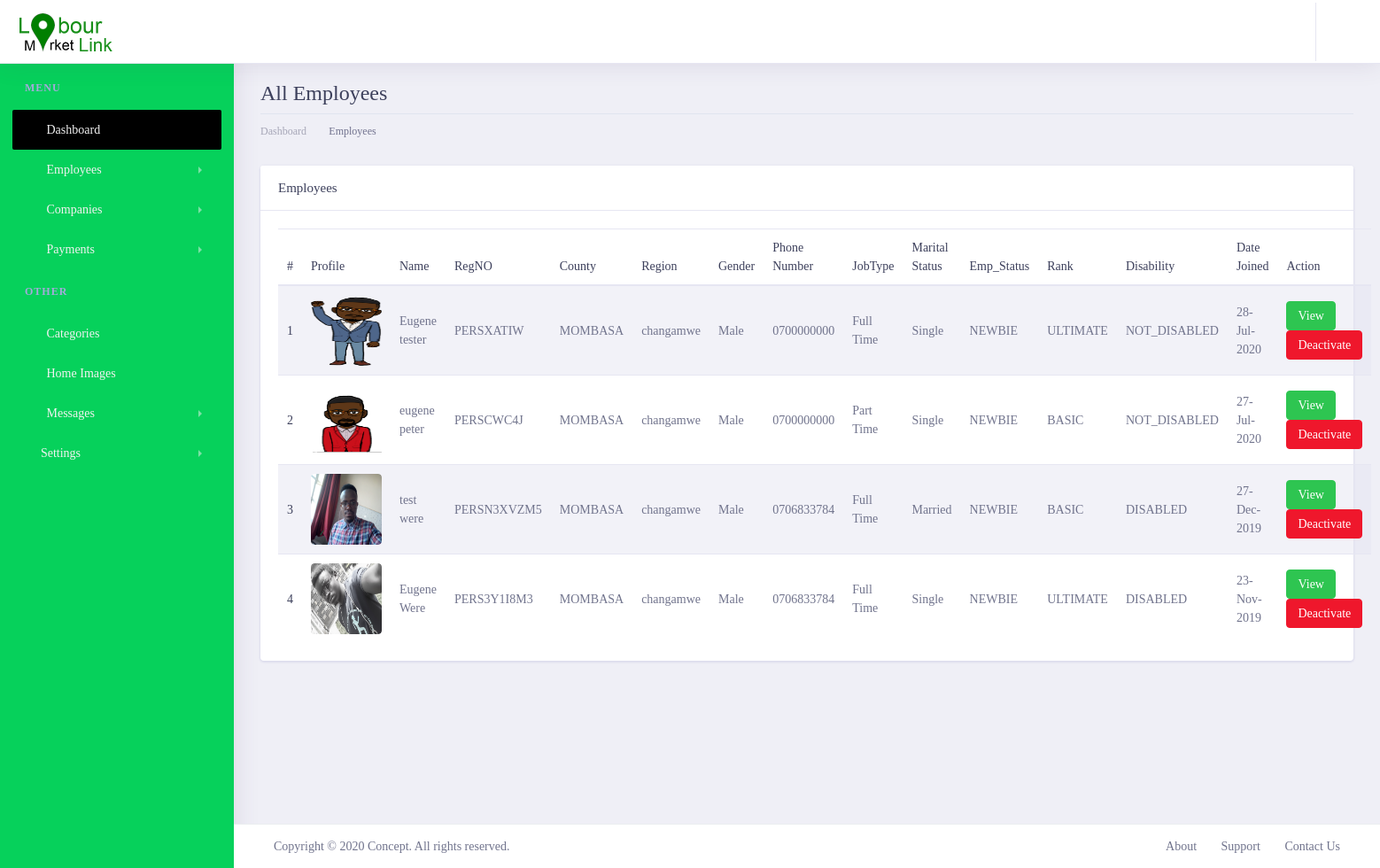
Page /lmladmin/allemployees/ (signed in) on the committed database.
### lmlappadmin/models.py (models this page shows, shortened)
class Customer(get_user_model()):
    profile_image = models.ImageField(max_length=200, upload_to='customerImages', null=True, blank=True)
    regpayment = models.ForeignKey(CustomerPayments, on_delete=models.CASCADE, null=True, blank=True)
    country = models.CharField(max_length=100,null=False, blank=False)
    county = models.ForeignKey(County, on_delete=models.CASCADE, null=False, blank=False)
    region = models.ForeignKey(Region, on_delete=models.CASCADE, null=False, blank=False)
    gender = models.CharField(max_length=100,null=False, blank=False)
    category = models.ForeignKey(Category, on_delete=models.CASCADE, max_length=200, null=False, blank=False)
    phone_number = models.CharField(max_length=20, null=False, blank=False)
    date_of_birth = models.DateField(default=datetime.datetime.now)
    landmark = models.CharField(max_length=100,null=True, blank=True)
    huduma_no = models.CharField(max_length=100,null=True, blank=True)
    job_type = models.CharField(max_length=200, null=False, blank=False)
    disability = models.TextField(null=True, blank=True)
    marital_status = models.CharField(max_length=100,null=True, blank=True)
    created_at = models.DateTimeField(auto_now_add=True)
    updated_at = models.DateTimeField(auto_now=True)
    biography = models.TextField()
    PERSONNEL_STATUS = {
        ('NEWBIE', 'Newbie'),
        ('REGISTERED_CONFIRMED', 'Registerd_confirmed'),
        ('DEACTIVATED', 'Deactivated'),
    }
    status = models.CharField(choices=PERSONNEL_STATUS, default='NEWBIE', max_length=200, null=False, blank=False)
    RANK_STATUS = {
        ('BASIC', 'Basic'),
        ('PREMIUM', 'Premium'),
        ('ULTIMATE', 'Ultimate'),
    }
    rank_status = models.CharField(choices=RANK_STATUS, default='BASIC', max_length=200, null=False, blank=False)
    DISABILITY_STATUS=[
        ('DISABLED','Disabled'),
        ('NOT_DISABLED','Not_Disabled')
    ]
    disability_status =models.CharField(choices=DISABILITY_STATUS, default='NOT_DISABLED', max_length=200, null=True, blank=False)
    class Meta:
        verbose_name = 'Customer'
        verbose_name_plural = 'Customers'
    @property
    def customer_reg_no(self):
        regno = CustomerRegNo.objects.filter(customer=self).first()
        if regno:
            return regno.personel_reg_no
        else:
            return 'NO_REGNO_ON_THIS_GUY'

class CustomerRegNo(models.Model):
    customer = models.ForeignKey(Customer, on_delete=models.CASCADE)
    personel_reg_no = models.CharField(max_length=100, null=False, blank=False, unique=True)
    created_at = models.DateTimeField(auto_now_add=True)
    updated_at = models.DateTimeField(auto_now=True)

class County(models.Model):
    county_number = models.IntegerField(null=False,blank=False)
    county = models.CharField(max_length=200,null=False,blank=False)
    created_at = models.DateTimeField(auto_now_add=True)
    updated_at = models.DateTimeField(auto_now=True)
    def __str__(self):
        return '%s' % (self.county)

class Region(models.Model):
    county_number = models.IntegerField(null=False,blank=False)
    region = models.CharField(max_length=200,null=False,blank=False)
    ward = models.CharField(max_length=200,null=False,blank=False)
    created_at = models.DateTimeField(auto_now_add=True)
    updated_at = models.DateTimeField(auto_now=True)
    def __str__(self):
        return '%s' % (self.region)

### lmlappadmin/views.py (the view)
# urls.py: path('allemployees/',views.employees, name='employees'),
@login_required()
def employees(request):
    employees = Customer.objects.order_by('-created_at')
    context = {
        'title': 'Employees',
        'customers': employees,
    }
    return render(request,'employee/allemployees.html', context)

### lmlapp/templatetags/call_methods.py (called while the page is built)
@register.filter(name='contactushome')
def comments(request):
    contactushome = ContactUsHome.objects.filter(status="UNREAD").order_by("-created_at")
    if contactushome is not None:
        return contactushome
    return False

@register.filter(name='contactushomecount')
def commentscount(request):
    contactushomecount = ContactUsHome.objects.count()
    if contactushomecount > 0:
        return contactushomecount
    return False

### lmlappadmin/templates/employee/allemployees.html
{% extends 'admin/layout.html' %}
{% load static %}
{% block content %}
       <div class="dashboard-wrapper ml-0">
            <div class="container-fluid  dashboard-content">
                <div class="row">
                    <div class="col-xl-12 col-lg-12 col-md-12 col-sm-12 col-12">
                        <div class="page-header">
                            <h2 class="pageheader-title"> All Employees</h2>
                            <div class="page-breadcrumb">
                                <nav aria-label="breadcrumb">
                                    <ol class="breadcrumb">
                                        <li class="breadcrumb-item"><a href="{% url 'LMLAdmin:home' %}" class="breadcrumb-link">Dashboard</a></li>
                                        <li class="breadcrumb-item active" aria-current="page">Employees</li>
                                    </ol>
                                </nav>
                            </div>
                        </div>
                    </div>
                </div>
                <div class="row">
                    <div class="col-xl-12 col-lg-12 col-md-12 col-sm-12 col-12">
                            <div class="card">
                                <h5 class="card-header">Employees</h5>
                                <div class="card-body">
                                    <table class="table table-striped">
                                        <thead>
                                            <tr>
                                                <th scope="col">#</th>
                                                <th scope="col">Profile</th>
                                                <th scope="col">Name</th>
                                                <th scope="col">RegNO</th>
                                                <th scope="col">County</th>
                                                <th scope="col">Region</th>
                                                <th scope="col">Gender</th>
                                                <th scope="col">Phone Number</th>
                                                <th scope="col">JobType</th>
                                                <th scope="col">Marital Status</th>
                                                <th scope="col">Emp_Status</th>
                                                <th scope="col">Rank</th>
                                                <th scope="col">Disability</th>
                                                <th scope="col">Date Joined</th>
                                                <th scope="col">Action</th>
                                            </tr>
                                        </thead>
                                        <tbody>
                                            {% for employee in customers %}
                                                <tr>
                                                    <th scope="row">{{forloop.counter}}</th>
                                                    <td>
                                                        <div style="width: 80px; height: 80px; overflow: hidden;" class="rounded">
                                                            <img class="w-100 h-100 rounded" src="{{ employee.profile_image.url }}" alt="">
                                                        </div>
                                                    </td>
                                                    <td>{{employee.first_name}} {{ employee.last_name }}</td>
                                                    <td>{{employee.customer_reg_no}}</td>
                                                    <td>{{employee.county}}</td>
                                                    <td>{{employee.region}}</td>
                                                    <td>{{employee.gender}}</td>
                                                    <td>{{employee.phone_number}}</td>
                                                    <td>{{employee.job_type }}</td>
                                                    <td>{{employee.marital_status}}</td>
                                                    <td>{{employee.status}}</td>
                                                    <td>{{employee.rank_status}}</td>
                                                    <td>{{employee.disability_status}}</td>
                                                    <td>{{employee.created_at|date:'d-M-Y'}}</td>
                                                    <td>
                                                        <a href="" class="btn btn-success btn-sm rounded">View</a>
                                                        <a href="" class="btn btn-danger btn-sm rounded">Deactivate</a>
                                                    </td>
                                                </tr>
                                            {%  endfor  %}
                                        </tbody>
                                    </table>
                                </div>
                            </div>
                        </div>
                </div>
            </div>
        </div>
{% endblock content %}

### rows in the picture
Customer: profile_image (picture), first_name "Eugene", last_name "tester", customer_reg_no "PERSXATIW", county "MOMBASA", region "changamwe", gender "Male", phone_number "0700000000", job_type "Full Time", marital_status "Single", status "NEWBIE", rank_status "ULTIMATE", disability_status "NOT_DISABLED", created_at "28-Jul-2020"
Customer: profile_image (picture), first_name "eugene", last_name "peter", customer_reg_no "PERSCWC4J", county "MOMBASA", region "changamwe", gender "Male", phone_number "0700000000", job_type "Part Time", marital_status "Single", status "NEWBIE", rank_status "BASIC", disability_status "NOT_DISABLED", created_at "27-Jul-2020"
Customer: profile_image (picture), first_name "test", last_name "were", customer_reg_no "PERSN3XVZM5", county "MOMBASA", region "changamwe", gender "Male", phone_number "0706833784", job_type "Full Time", marital_status "Married", status "NEWBIE", rank_status "BASIC", disability_status "DISABLED", created_at "27-Dec-2019"
Customer: profile_image (picture), first_name "Eugene", last_name "Were", customer_reg_no "PERS3Y1I8M3", county "MOMBASA", region "changamwe", gender "Male", phone_number "0706833784", job_type "Full Time", marital_status "Single", status "NEWBIE", rank_status "ULTIMATE", disability_status "DISABLED", created_at "23-Nov-2019"
